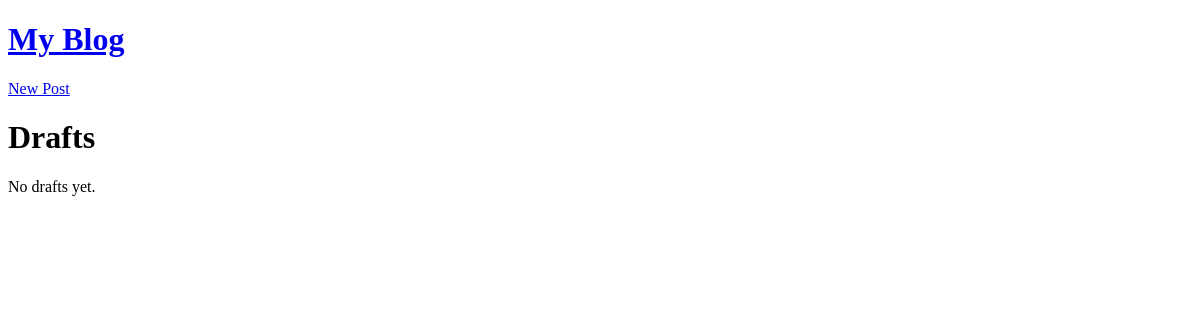
Before: /drafts/ (signed in) with the older database file.
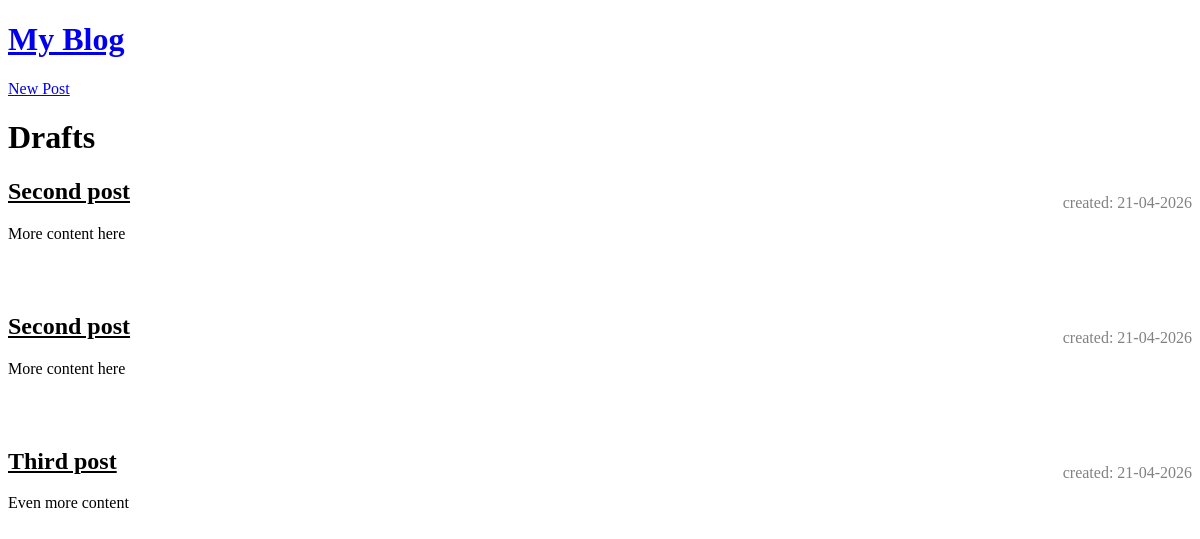
After: the same page with the newer database file.
### Amelapp/models.py (models this page shows, shortened)
class Post(models.Model):
    author = models.ForeignKey(settings.AUTH_USER_MODEL, on_delete=models.CASCADE)
    title = models.CharField(max_length=200)
    text = models.TextField()
    created_date = models.DateTimeField(default=timezone.now)
    published_date = models.DateTimeField(blank=True, null=True)

### Amelapp/views.py (the view)
# urls.py: path('drafts/', views.post_draft_list, name='post_draft_list'),
@login_required
def post_draft_list(request):
    posts = Post.objects.filter(
        published_date__isnull=True
    ).order_by('created_date')
    return render(request, 'blog/post_draft_list.html', {'posts': posts})

### Amelapp/templates/blog/post_draft_list.html
{% extends 'blog/base.html' %}
{% block content %}
    <h1>Drafts</h1>
    {% for post in posts %}
        <article class="post">
            <p class="date">
                created: {{ post.created_date|date:'d-m-Y' }}
            </p>
            <h2>
                <a href="{% url 'post_detail' pk=post.pk %}">
                    {{ post.title }}
                </a>
            </h2>
            <p>{{ post.text|truncatechars:200 }}</p>
        </article>
    {% empty %}
        <p>No drafts yet.</p>
    {% endfor %}
{% endblock %}

### Amelapp/templates/blog/base.html (shortened to what this page needs)
{% load static %}
<!DOCTYPE html>
<html>
<head>
    <link rel="stylesheet" href="{% static 'css/blog.css' %}">
</head>
<body>
    <header>
        <h1><a href="/">My Blog</a></h1>
        {% if user.is_authenticated %}
            <a href="{% url 'post_new' %}">New Post</a>
        {% endif %}
    </header>
    <main>
        {% block content %}
        {% endblock %}
    </main>
</body>
</html>

### Amelapp/static/css/blog.css (style rules this page uses)
h1, h2, h3, h4 { font-family: 'Lobster', cursive; }
.date { color: #828282; }
.post { margin-bottom: 70px; }
.post h2 a, .post h2 a:visited { color: #000000; }
.post > .date, .post > .actions { float: right; }

Changed rows visible on the page:
added Post: created_date "21-04-2026", title "Second post", text "More content here"
added Post: created_date "21-04-2026", title "Second post", text "More content here"
added Post: created_date "21-04-2026", title "Third post", text "Even more content"
Other visible differences:
text no longer shown: "No drafts yet."
